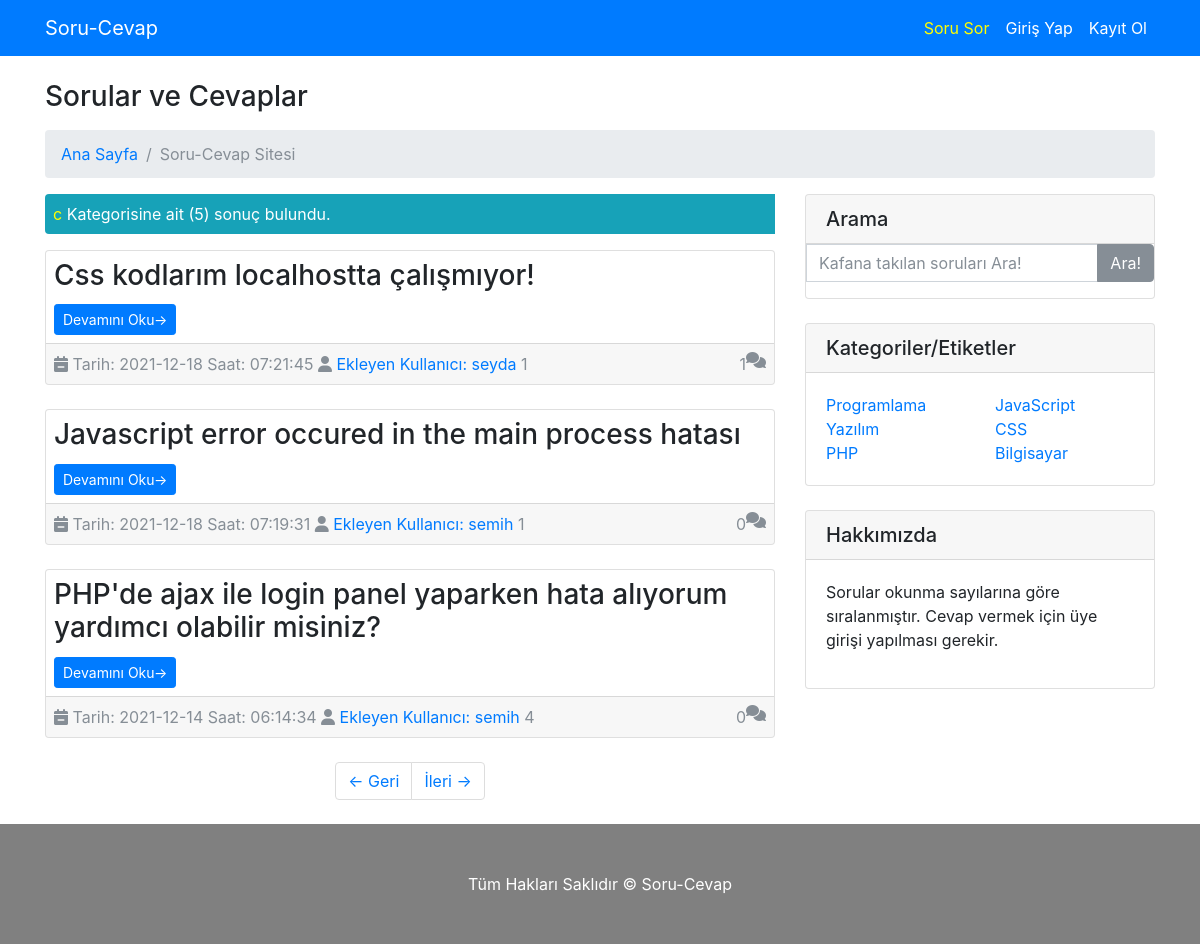
/etiket/c, run on the app's committed database.
### tables this page shows
CREATE TABLE `sorular` (
  `soru_id` int(11) NOT NULL,
  `soru_baslik` varchar(200) NOT NULL,
  `soru_aciklama` text NOT NULL,
  `soru_ekleyen` int(11) DEFAULT NULL,
  `soru_sef` varchar(200) NOT NULL,
  `soru_etiket` varchar(200) NOT NULL,
  `soru_hit` int(11) NOT NULL DEFAULT 0 COMMENT 'Sorunun okunma sayısı',
  `soru_tarih` timestamp NOT NULL DEFAULT current_timestamp()
);

CREATE TABLE `kullanicilar` (
  `kullanici_id` int(11) NOT NULL,
  `kullanici_adi` varchar(200) NOT NULL,
  `kullanici_sifre` varchar(200) NOT NULL,
  `kullanici_eposta` varchar(200) NOT NULL,
  `kullanici_resim` varchar(300) DEFAULT NULL,
  `kullanici_ip` varchar(200) DEFAULT NULL,
  `kullanici_hakkinda` varchar(500) DEFAULT NULL
);

### sistem/fonksiyon.php (called while the page is built, shortened)
<?php
  function pre($deger){
      global $db;
      return $db->prepare($deger);
  }
  function all($deger){
    return $deger->fetchall(PDO::FETCH_ASSOC);
}
  function g($par) {
    return $_GET[$par];
  }
?>

### tema/etiket.php (the view, shortened to what this page needs)
<?php
  $link = g("link");
  $sayfa = @g("s") ? g("s") : 1;
  $sayi = pre("select soru_id from sorular
    inner join kullanicilar on kullanicilar.kullanici_id = sorular.soru_ekleyen
    where soru_baslik like ?
    order by soru_id desc
  ");
  $sayi->execute(["%".$link."%"]);
  $say = $sayi->rowcount();
  $limit = 3;
  $sayfa_sayisi = ceil($say/$limit);
  $baslangic = $sayfa*$limit - $limit;
  $onceki = $sayfa > 1 ? $sayfa -1 : 1;
  $sonraki = $sayfa < $sayfa_sayisi ? $sayfa +1 : $sayfa_sayisi;
  $query=pre("select * from sorular
    inner join kullanicilar on kullanicilar.kullanici_id = sorular.soru_ekleyen
    where soru_baslik like ?
    order by soru_id desc
    limit $baslangic,$limit
  ");
  $query->execute(["%".$link."%"]);
  $liste=all($query);
  $kontrol= $query->rowCount();
  if($kontrol){
    ?>
    <span class="d-block bg-info p-2 mb-3 text-white rounded-left">
    <span style="color:yellow"><?php echo $link;?></span> Kategorisine ait (<?php echo $say;?>) sonuç bulundu.
    </span>
    <?php
    foreach($liste as $row){
      $cevap = pre("select * from cevaplar where cevap_soru_id=?");
      $cevap->execute(array($row["soru_id"]));
      $x= $cevap->rowcount();
      ?>
      <div class="card mb-4">
            <div class="card-body p-2">
              <h3 class="card-title"><?php echo $row["soru_baslik"];?></h3>
              <a href="/<?php echo $row["soru_sef"];?>.html" class="btn btn-primary btn-sm">Devamını Oku&rarr;</a>
            </div>
            <div class="card-footer text-muted p-2">
            <i class="fas fa-calendar-minus"></i>
            <?php
              $zaman= explode(" ",$row["soru_tarih"]);
              echo "Tarih: ".$zaman[0]."  Saat: ".$zaman[1];
            ?>
              <i class="fas fa-user"></i>
              <a href="?do=profil&link=<?php echo $row["kullanici_adi"];?>"><?php echo " Ekleyen Kullanıcı: ".$row["kullanici_adi"] ?></a>
              <?php echo $row["soru_hit"];?>
              <i class="fas fa-comments float-right"></i>
              <span class="float-right"><?php echo $x; ?></span>
            </div>
        </div>
      <?php
    }
    if($sayfa_sayisi > 1){
      ?>
      <ul class="pagination justify-content-center mb-4">
            <li class="page-item">
              <a class="page-link" href="etiket<?php echo $link;?>/sayfa/<?php echo $onceki;?>">&larr; Geri </a>
            </li>
            <li class="page-item">
              <a class="page-link" href="etiket/<?php echo $link;?>/sayfa/<?php echo $sonraki;?>">İleri &rarr;</a>
            </li>
          </ul>
      <?php
    }
  }else{
    echo '<div class="alert alert-primary">Henüz Hiç Soru Sorulmamış...</div>';
  };
?>

### data on the page
sorular: soru_baslik "Css kodlarım localhostta çalışmıyor!", soru_tarih "2021-12-18", soru_tarih "07:21:45", kullanicilar.kullanici_adi "seyda", soru_hit "1", x "1"
sorular: soru_baslik "Javascript error occured in the main process hatası", soru_tarih "2021-12-18", soru_tarih "07:19:31", kullanicilar.kullanici_adi "semih", soru_hit "1", x "0"
sorular: soru_baslik "PHP'de ajax ile login panel yaparken hata alıyorum yardımcı olabilir misiniz?", soru_tarih "2021-12-14", soru_tarih "06:14:34", kullanicilar.kullanici_adi "semih", soru_hit "4", x "0"

### other printed values
$link "c"
$say "5"
